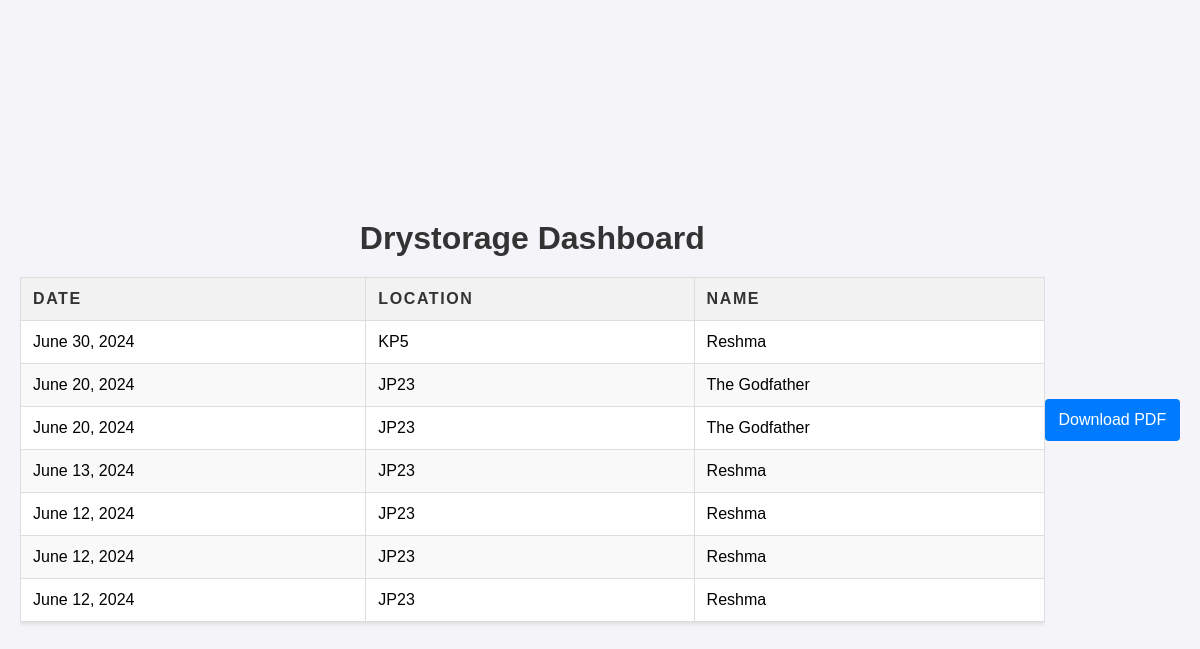
The page /drystorage_cleaning_dashboard/ on the database its author committed.
### pizza_ordering/models.py (models this page shows)
class DryStorageCleaning(models.Model):
    LOCATION_CHOICES = [
        ('JP23', 'JP23'),
        ('KP5', 'KP5'),
        ('TS17', 'TS17'),
    ]
    location = models.CharField(max_length=50, choices=LOCATION_CHOICES, default='JP23')
    date = models.DateField()
    name = models.CharField(max_length=100)
    class Meta:
        verbose_name = "Dry Storage Cleaning(Wednesday)"
        verbose_name_plural = "Dry Storage Cleaning(Wednesday)"

### pizza_ordering/views.py (the view)
# urls.py: path('drystorage_cleaning_dashboard/', views.drystorage_cleaning_dashboard, name='drystorage_cleaning_dashboard'),
def drystorage_cleaning_dashboard(request):
    dry_storage_cleanings_form = DryStorageCleaning.objects.all().order_by('-date')
    return render(request, 'pizza_ordering/drystoragecleaningdashboard.html', {'dry_storage_cleanings_form': dry_storage_cleanings_form})

### pizza_ordering/templates/pizza_ordering/drystoragecleaningdashboard.html (shortened to what this page needs)
<!DOCTYPE html>
<html lang="en">
<head>
</head>
<body>
    <div class="dashboard-container">
        <h1>Drystorage Dashboard</h1>
        <table id="dashboard-table">
            <thead>
                <tr>
                    <th>Date</th>
                    <th>Location</th>
                    <th>Name</th>
                </tr>
            </thead>
            <tbody>
                {% for dry_storage_cleaning_form in dry_storage_cleanings_form %}
                <tr>
                    <td>{{ dry_storage_cleaning_form.date }}</td>
                    <td>{{ dry_storage_cleaning_form.location }}</td>
                    <td>{{ dry_storage_cleaning_form.name }}</td>
                </tr>
                {% endfor %}
            </tbody>
        </table>
    </div>
    <button id="download-pdf-btn">Download PDF</button>
</body>
</html>

### pizza_ordering/templates/pizza_ordering/drystoragecleaningdashboard.html (style rules this page uses)
body { font-family: Arial, sans-serif; background-color: #f4f4f9; margin: 0; padding: 20px; display: flex; justify-content: center; align-items: center; min-height: 100vh; }
h1 { text-align: center; color: #333; margin-bottom: 20px; }
.dashboard-container { max-width: 1200px; width: 100%; overflow-x: auto; }
table { width: 100%; border-collapse: collapse; background-color: #fff; box-shadow: 0 2px 4px rgba(0, 0, 0, 0.1); margin-bottom: 20px; }
th, td { padding: 12px; text-align: left; border: 1px solid #ddd; }
th { background-color: #f2f2f2; color: #333; text-transform: uppercase; letter-spacing: 0.1em; }
tr:nth-child(even) { background-color: #f9f9f9; }
#download-pdf-btn { display: block; width: 150px; padding: 12px; background-color: #007bff; border: none; border-radius: 4px; color: #fff; font-size: 16px; text-align: center; margin: 0 auto; cursor: pointer; }

### rows shown on the page
DryStorageCleaning: date "June 30, 2024", location "KP5", name "Reshma"
DryStorageCleaning: date "June 20, 2024", location "JP23", name "The Godfather"
DryStorageCleaning: date "June 20, 2024", location "JP23", name "The Godfather"
DryStorageCleaning: date "June 13, 2024", location "JP23", name "Reshma"
DryStorageCleaning: date "June 12, 2024", location "JP23", name "Reshma"
DryStorageCleaning: date "June 12, 2024", location "JP23", name "Reshma"
DryStorageCleaning: date "June 12, 2024", location "JP23", name "Reshma"
